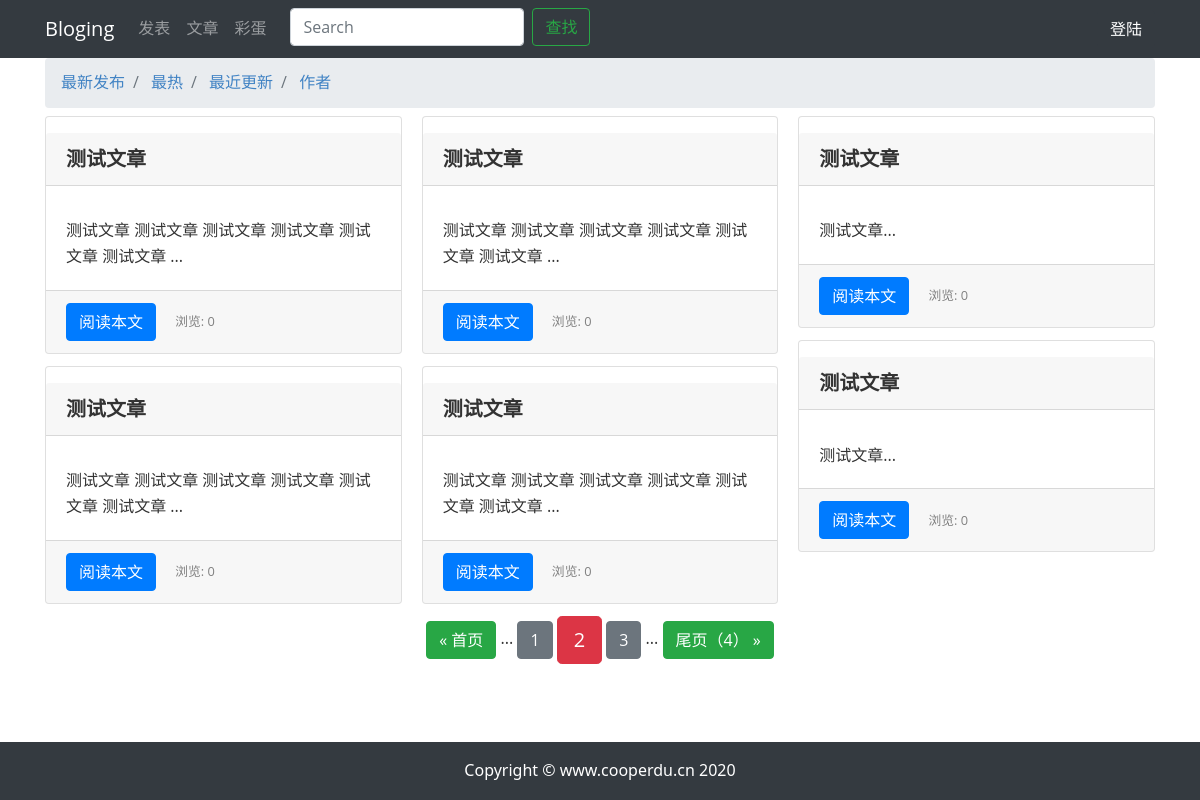
Page /article/?page=2&search= on the earlier database version.
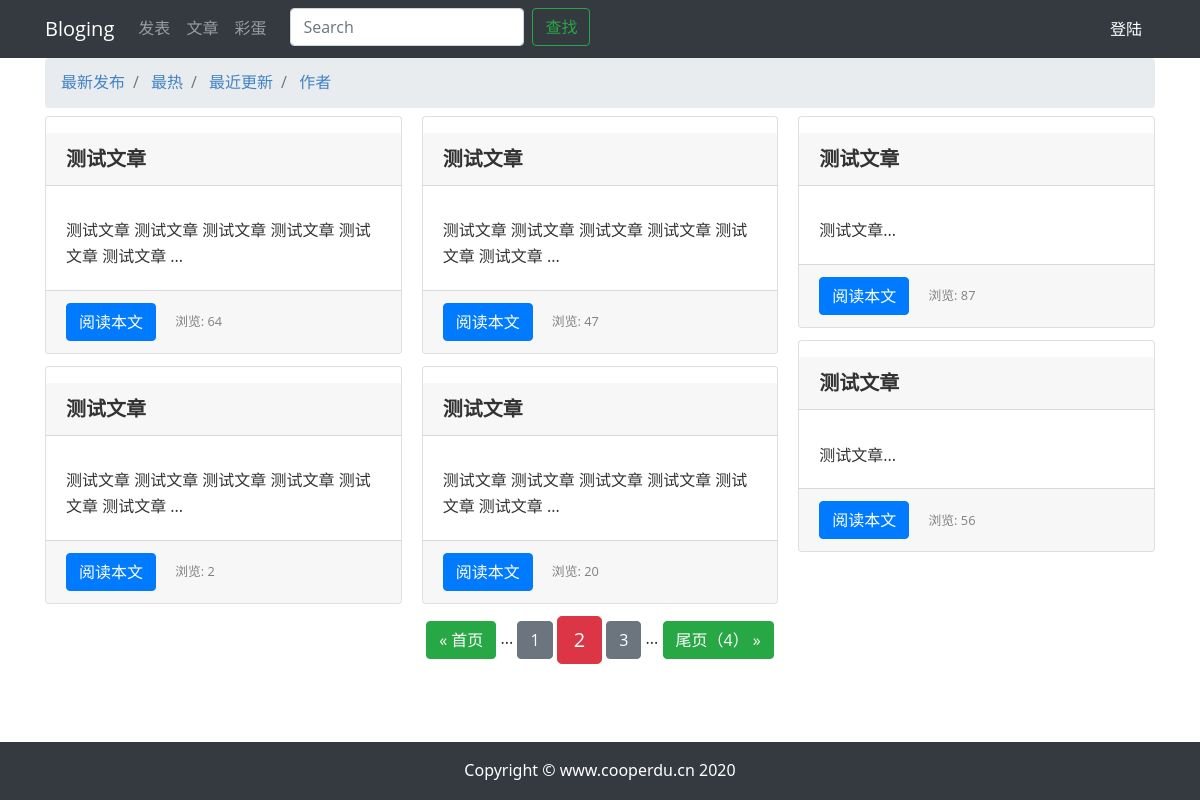
Same page on the later database version.
### article/models.py (models this page shows, shortened)
class ArticlePost(models.Model):
    author = models.ForeignKey(User, on_delete=models.CASCADE)
    title = models.CharField(max_length=100)
    body = models.TextField()
    created = models.DateTimeField(default=timezone.now)
    updated = models.DateTimeField(auto_now=True)
    total_views = models.PositiveIntegerField(default=0)
    class Meta:
        ordering = ('-created',)
        db_table = '文章'
        verbose_name = '文章'
        verbose_name_plural = verbose_name

### article/views.py (the view)
# urls.py: path('', views.article_list, name='article_list'),
def article_list(request):
    try:
        order = request.COOKIES['order']
    except Exception as e:
        order = 'created'
    articles_list = ArticlePost.objects.all().order_by('-' + order)
    search = request.GET.get('search')
    if search:
        articles_list = articles_list.filter(
            Q(title__icontains=search) |
            Q(body__icontains=search)
        )
    else:
        search = ''
    paginator = Paginator(articles_list, 6, 3, True)
    page = request.GET.get('page')
    articles = paginator.get_page(page)
    context = {
        'articles': articles,
        'search': search,
    }
    return render(request, 'article/list.html', context)

### templates/article/list.html (shortened to what this page needs)
{% extends "base.html" %}
{% load staticfiles %}
{% block content %}
    <div class="container">
        <nav aria-label="breadcrumb">
            <ol class="breadcrumb">
                <li class="breadcrumb-item">
                    <a href={% url 'article:article_order' 'created' %}>
                        最新发布
                </li>
                <li class="breadcrumb-item">
                    <a href={% url 'article:article_order' 'total_views' %}>
                        最热
                </li>
                <li class="breadcrumb-item">
                    <a href={% url 'article:article_order' 'updated' %}>
                        最近更新
                </li>
                <li class="breadcrumb-item">
                    <a href={% url 'article:article_order' 'author_id' %}>
                        作者
                </li>
            </ol>
        </nav>
        <div class="card-columns mt-md-2">
            {% for article in articles %}
                <div class="card">
                    <h4 class="card-header">{{ article.title }}</h4>
                    <div class="card-body ">
                        <p class="card-text ">{{ article.body|slice:'100' }}...</p>
                    </div>
                    <div class="card-footer">
                        <a href="{% url 'article:article_detail' article.id %}" class="btn btn-primary">阅读本文</a>
                        <span>
                            <small class="col align-self-end" style="color: gray;">
                                浏览: {{ article.total_views }}
                            </small>
                        </span>
                    </div>
                </div>
            {% endfor %}
        </div>
    </div>
    <div class="pagination row">
        <div class="m-auto">
        <span class="step-links">
            {% if articles.has_previous %}
                <a href=?page=1&search={{ search }} class="btn btn-success">
                    &laquo; 首页
                </a>
                <span>...</span>
                <a href=?page={{ articles.previous_page_number }}&search={{ search }} class="btn btn-secondary">
                    {{ articles.previous_page_number }}
                </a>
            {% endif %}
            <span class="current btn btn-danger btn-lg">
                {{ articles.number }}
            </span>
            {% if articles.has_next %}
                <a href=?page={{ articles.next_page_number }}&search={{ search }}
                   class="btn btn-secondary"
                >
                    {{ articles.next_page_number }}
                </a>
                <span>...</span>
                <a href=?page={{ articles.paginator.num_pages }}&search={{ search }}
                   class="btn btn-success"
                >
                    尾页（{{ articles.paginator.num_pages }}） &raquo;
                </a>
            {% endif %}
        </span>
        </div>
    </div>
{% endblock content %}

### templates/base.html (shortened to what this page needs)
{% load staticfiles %}
<!DOCTYPE html>
<html lang="zh-cn">
<head>
    <link rel="stylesheet" href="{% static 'bootstrap/css/bootstrap.min.css' %}">
    <link rel="stylesheet" href="{% static 'md_css/github.css' %}">
</head>
<body>
{% include 'header.html' %}
{% block content %}{% endblock content %}
{% include 'footer.html' %}
</body>
</html>

### templates/header.html (shortened to what this page needs)
<nav class="navbar navbar-expand-lg navbar-dark bg-dark">
    <div class="container">
        {% if user.username %}
            <a class="navbar-brand" href="{% url 'article:article_list' %}">{{ user.username }}的Bloging</a>
        {% else %}
            <a class="navbar-brand" href="{% url 'article:article_list' %}">Bloging</a>
        {% endif %}
        <div class="collapse navbar-collapse" id="navbarSupportedContent">
            <ul class="navbar-nav mr-auto">
                <li class="nav-item">
                    <a class="nav-link" href="{% url 'article:article_create' %}">发表</a>
                </li>
                <li class="nav-item">
                    <a class="nav-link" href="{% url 'article:article_list' %}">文章</a>
                </li>
                <li class="nav-item">
                    <a class="nav-link" href={% url 'err:eggs' %}>彩蛋</a>
                </li>
                <li class="nav-item">
                    <a class="nav-link" href="{% url 'article:article_list' %}"></a>
                </li>
                <li class="nav-item">
                    <form class="form-inline my-2 my-lg-0">
                        <input class="form-control mr-sm-2" type="search" placeholder="Search" aria-label="Search"
                               name="search">
                        <button class="btn btn-outline-success my-2 my-sm-0" type="submit">查找</button>
                    </form>
                </li>
            </ul>
            {% if user.is_authenticated %}
                <div class="btn-group">
                    <a class="btn btn-dark btn-primary" role="button"
                       href={% url 'article:article_list' %}>{{ user.username }}</a>
                    <button type="button" class="btn btn-dark dropdown-toggle dropdown-toggle-split"
                            data-toggle="dropdown" aria-haspopup="true" aria-expanded="false">
                        <span class="sr-only">Toggle Dropdown</span>
                    </button>
                    <div class="dropdown-menu dropdown-menu-right" aria-labelledby="navbarDropdown">
                        <a class="dropdown-item" href='{% url "userprofile:edit" user.id %}'>个人信息</a>
                        <a class="dropdown-item" href="#" onclick="user_delete()">删除用户</a>
                        <div class="dropdown-divider"></div>
                        <a class="dropdown-item" href='{% url "userprofile:logout" %}'>退出登录</a>
                    </div>
                </div>
            {% else %}
                <a class="btn btn-dark btn-primary" role="button" href={% url 'userprofile:login' %}>登陆</a>
            {% endif %}
        </div>
    </div>
</nav>

### templates/footer.html
{% load staticfiles %}
<div>
    <br><br><br>
</div>
<footer class="py-3 bg-dark fixed-bottom">
    <div class="container">
        <p class="m-0 text-center text-white">Copyright &copy; www.cooperdu.cn 2020</p>
    </div>
</footer>

### static/md_css/github.css (style rules this page uses)
:root { --side-bar-bg-color: #fafafa; --control-text-color: #777; }
html { font-size: 16px; }
body { font-family: "Open Sans", "Clear Sans", "Helvetica Neue", Helvetica, Arial, sans-serif; color: rgb(51, 51, 51); line-height: 1.6; }
a { color: #4183C4; }
h1, h2, h3, h4, h5, h6 { position: relative; margin-top: 1rem; margin-bottom: 1rem; font-weight: bold; line-height: 1.4; cursor: text; }
h4 { font-size: 1.25em; }
p, blockquote, ul, ol, dl, table { margin: 0.8em 0; }
ul, ol { padding-left: 30px; }
ul:first-child, ol:first-child { margin-top: 0; }
ul:last-child, ol:last-child { margin-bottom: 0; }
header, .context-menu, .megamenu-content, footer { font-family: "Segoe UI", "Arial", sans-serif; }

### templates/article/list.html (style rules this page uses)
.card-columns { column-count: 3; }

Differences in the rows shown:
changed ArticlePost (number 1 of 6 on the later page): total_views "0" → "64"
changed ArticlePost (number 2 of 6 on the later page): total_views "0" → "2"
changed ArticlePost (number 3 of 6 on the later page): total_views "0" → "47"
changed ArticlePost (number 4 of 6 on the later page): total_views "0" → "20"
changed ArticlePost (number 5 of 6 on the later page): total_views "0" → "87"
changed ArticlePost (number 6 of 6 on the later page): total_views "0" → "56"
